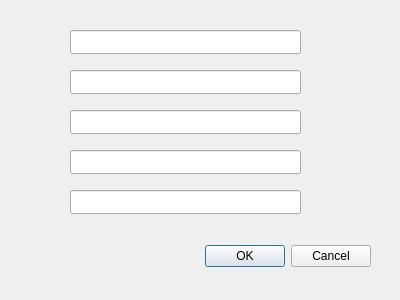
<?xml version="1.0" encoding="UTF-8"?>
<ui version="4.0">
 <class>DialogModificar</class>
 <widget class="QDialog" name="DialogModificar">
  <property name="geometry">
   <rect>
    <x>0</x>
    <y>0</y>
    <width>400</width>
    <height>300</height>
   </rect>
  </property>
  <property name="windowTitle">
   <string>Dialog</string>
  </property>
  <widget class="QDialogButtonBox" name="buttonBox">
   <property name="geometry">
    <rect>
     <x>30</x>
     <y>240</y>
     <width>341</width>
     <height>32</height>
    </rect>
   </property>
   <property name="orientation">
    <enum>Qt::Orientation::Horizontal</enum>
   </property>
   <property name="standardButtons">
    <set>QDialogButtonBox::StandardButton::Cancel|QDialogButtonBox::StandardButton::Ok</set>
   </property>
  </widget>
  <widget class="QLineEdit" name="lineEditNombre">
   <property name="geometry">
    <rect>
     <x>70</x>
     <y>30</y>
     <width>231</width>
     <height>24</height>
    </rect>
   </property>
  </widget>
  <widget class="QLineEdit" name="lineEditApellido">
   <property name="geometry">
    <rect>
     <x>70</x>
     <y>70</y>
     <width>231</width>
     <height>24</height>
    </rect>
   </property>
  </widget>
  <widget class="QLineEdit" name="lineEditEmail">
   <property name="geometry">
    <rect>
     <x>70</x>
     <y>110</y>
     <width>231</width>
     <height>24</height>
    </rect>
   </property>
  </widget>
  <widget class="QLineEdit" name="lineEditFechaNacimiento">
   <property name="geometry">
    <rect>
     <x>70</x>
     <y>150</y>
     <width>231</width>
     <height>24</height>
    </rect>
   </property>
  </widget>
  <widget class="QLineEdit" name="lineEditPassword">
   <property name="geometry">
    <rect>
     <x>70</x>
     <y>190</y>
     <width>231</width>
     <height>24</height>
    </rect>
   </property>
  </widget>
 </widget>
 <resources/>
 <connections>
  <connection>
   <sender>buttonBox</sender>
   <signal>accepted()</signal>
   <receiver>DialogModificar</receiver>
   <slot>accept()</slot>
   <hints>
    <hint type="sourcelabel">
     <x>248</x>
     <y>254</y>
    </hint>
    <hint type="destinationlabel">
     <x>157</x>
     <y>274</y>
    </hint>
   </hints>
  </connection>
  <connection>
   <sender>buttonBox</sender>
   <signal>rejected()</signal>
   <receiver>DialogModificar</receiver>
   <slot>reject()</slot>
   <hints>
    <hint type="sourcelabel">
     <x>316</x>
     <y>260</y>
    </hint>
    <hint type="destinationlabel">
     <x>286</x>
     <y>274</y>
    </hint>
   </hints>
  </connection>
 </connections>
</ui>
